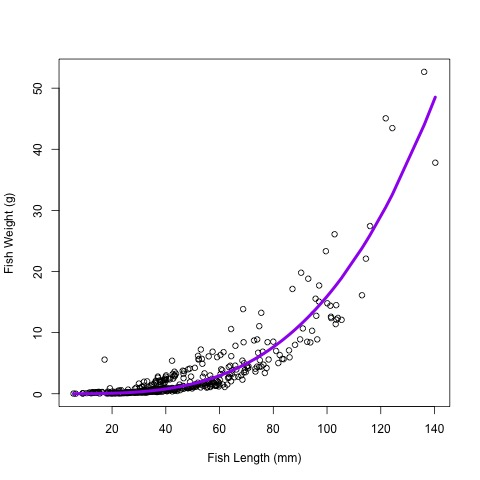

Write R code to recreate this figure.
# an alternative way to plot these length weight values via nls

#NOTE: I was also able to plot these values via nls (non-linear least squares) in case I need to do this again!!
# nls- non-linear regression model- an alternative way to estimate parameters #######################
# i followed instructions from https://stackoverflow.com/questions/22664763/plotting-a-power-fit-of-for-y-axb
m <- nls(Weight~a*Std_Length^b, data = lw, start = list(a=1, b=1))
summary(m) # this reveals totally different values for intercept: 0.000004187 and slope: 3.29
coef(m)
# estimate goodness of fit? Not sure thorough what methods
cor(lw$Std_Length, predict(m)) # 0.85 so I think this is fairly decent

plot(lw$Std_Length, lw$Weight, xlab="Fish Length (mm)", ylab= "Fish Weight (g)") # this is a plot of length (x) and weight (y)
x_L <- sort(lw$Std_Length) # this sorts the length data- not sure why i need this but without doing this step I get a very strange zig zag pattern
lines(x_L, predict(m, list(Std_Length=x_L)), col="purple", lwd=4) # this plots the line for our x= x_L lengths and predicted y (weight) values based on our estimated parameters from the nls model
